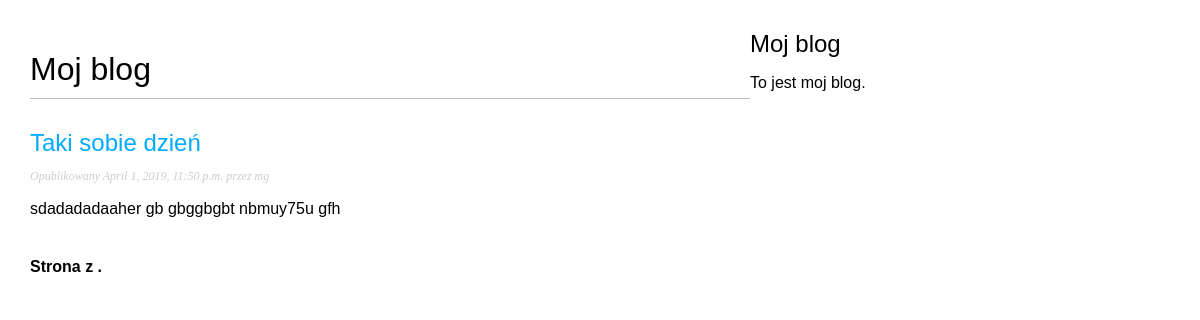
/blog/, run on an earlier commit of the app's database.
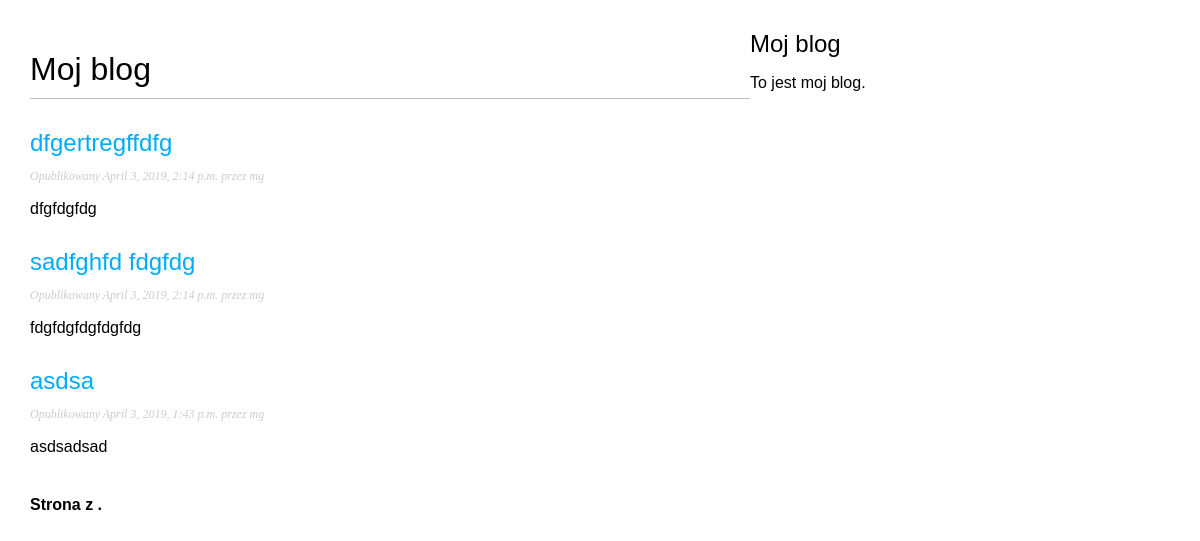
And on a later commit of the database.
### blog/models.py (models this page shows, shortened)
class Post(models.Model):
    STATUS_CHOICES = (
        ('draft', 'Roboczy'),
        ('published', 'Opublikowany'),
    )
    title = models.CharField(max_length=250)
    slug = models.SlugField(max_length=250, unique_for_date='publish')
    author = models.ForeignKey(User, related_name='blog_posts', on_delete=models.CASCADE)
    body = models.TextField()
    publish = models.DateTimeField(default=timezone.now)
    created = models.DateTimeField(auto_now_add=True)
    updated = models.DateTimeField(auto_now=True)
    status = models.CharField(max_length=10, choices=STATUS_CHOICES, default='draft')
    objects = models.Manager()
    published = PublishedManager()
    class Meta:
        ordering = ('-publish',)
    def get_absolute_url(self):
        return reverse('blog:post_detail',
                        args=[self.publish.year,
                              self.publish.strftime('%m'),
                              self.publish.strftime('%d'),
                              self.slug
                              ])

### blog/views.py (the view)
def post_list(request):
    object_list = Post.published.all()
    paginator = Paginator(object_list, 3)
    page = request.GET.get('page')
    try:
        posts = paginator.page(page)
    except PageNotAnInteger:
        posts = paginator.page(1)
    except EmptyPage:
        posts = paginator.page(paginator.num_pages)
    return render(request, 'blog/post/list.html', {'page': page, 'posts': posts})

### blog/models.py (called while the page is built)
    def get_queryset(self):
        return super(PublishedManager, self).get_queryset().filter(status='published')

### blog/templates/blog/post/list.html (shortened to what this page needs)
{% extends "blog/base.html" %}
{% block content %}
    <h1>Moj blog</h1>
    {% for post in posts %}
        <h2>
            <a href="{{ post.get_absolute_url }}">
                {{ post.title }}
            </a>
        </h2>
        <p class="date">
            Opublikowany {{ post.publish }} przez {{ post.author }}
        </p>
        {{ post.body|truncatewords:30|linebreaks }}
    {% endfor %}
    {% include "pagination.html" with page=page_obj %}
{% endblock %}

What changed in the data, as far as the page shows it:
no longer on this page (row edited): Post: title "Taki sobie dzień", publish "April 1, 2019, 11:50 p.m.", author "mg", body "sdadadadaaher gb gbggbgbt nbmuy75u gfh"
added Post: title "dfgertregffdfg", publish "April 3, 2019, 2:14 p.m.", author "mg", body "dfgfdgfdg"
added Post: title "sadfghfd fdgfdg", publish "April 3, 2019, 2:14 p.m.", author "mg", body "fdgfdgfdgfdgfdg"
added Post: title "asdsa", publish "April 3, 2019, 1:43 p.m.", author "mg", body "asdsadsad"
